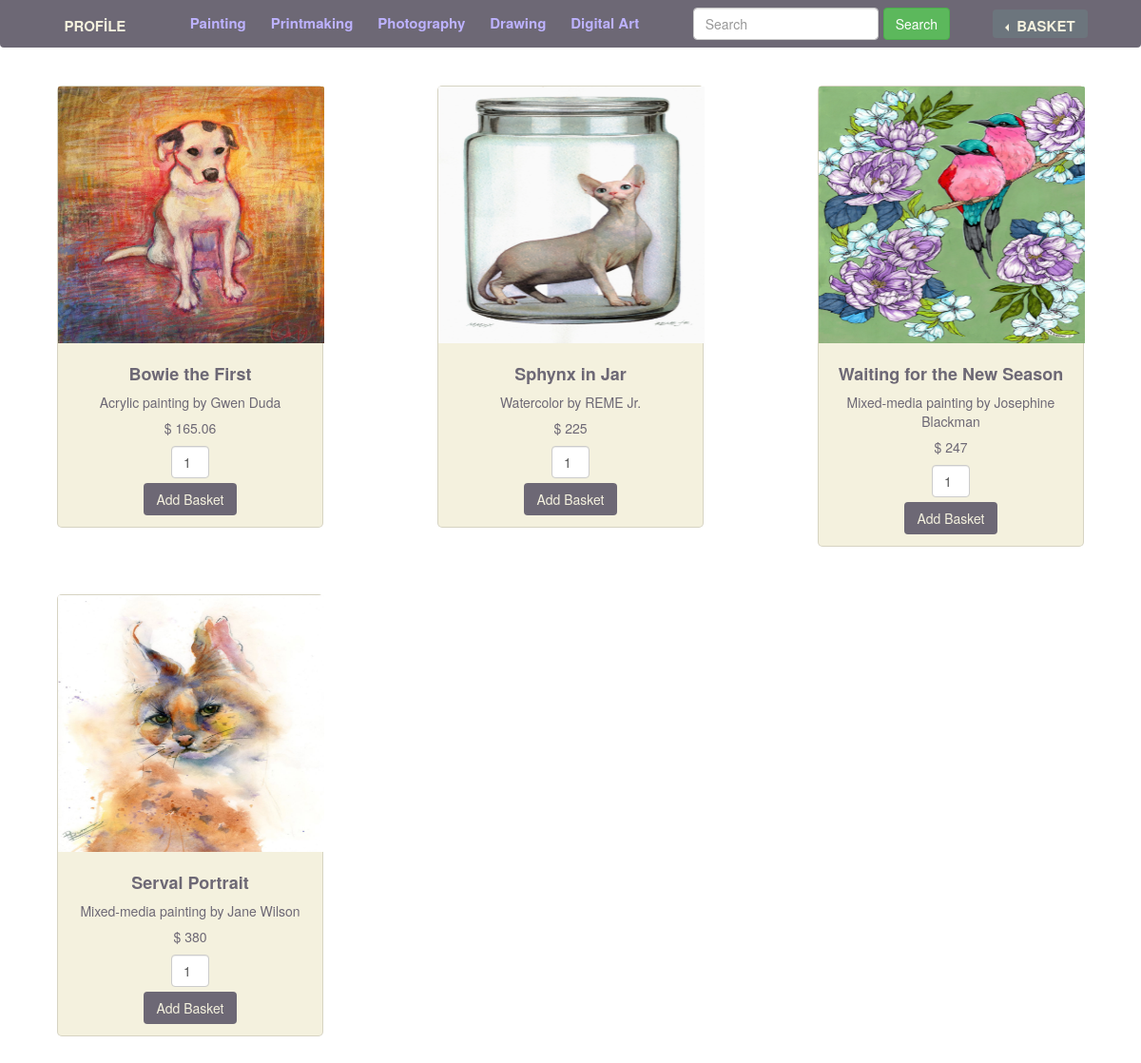
The app's page /FinalProject/welcome.php (signed in) with its own data.
### tables this page shows
CREATE TABLE `products` (
  `id` int(11) NOT NULL,
  `cat_id` tinyint(4) NOT NULL,
  `name` varchar(150) NOT NULL,
  `description` text NOT NULL,
  `image` varchar(50) NOT NULL,
  `price` float NOT NULL
);

### FinalProject/welcome.php (the view, shortened to what this page needs)
<?php
require_once 'dbconnect.php';
?>
<!DOCTYPE html>
<html lang="en">
<head>
    <link rel="stylesheet" href="https://cdn.jsdelivr.net/npm/bootstrap@4.6.0/dist/css/bootstrap.min.css">
    <link rel="stylesheet" href="https://maxcdn.bootstrapcdn.com/bootstrap/3.3.6/css/bootstrap.min.css" />
</head>
<body class="background-image ">
<div class="card-title top_border">
    <nav class="navbar top_border  justify-content-between">
        <button class="btn btn-sm basket_text_style" name = "btn_profile" onclick="location.href='profile.php'">PROFİLE</button>
        <form method="post" align ="center"  >
            <button class="btn btn-sm categories_style" type="submit" name="painting" > Painting</button>
            <button class="btn btn-sm categories_style" type="submit" name="printmaking"  > Printmaking</button>
            <button class="btn btn-sm categories_style"  type="submit" name="photography" > Photography</button>
            <button class="btn btn-sm categories_style"  type="submit" name="drawing"> Drawing</button>
            <button class="btn btn-sm categories_style"  type="submit" name="digital_art"> Digital Art</button>
        </form>
        <form class="form-inline" method="post">
            <input class="form-control mr-sm-2" type="search" name = "s_name" placeholder="Search" aria-label="Search">
            <button class="btn btn-success my-2 my-sm-0" type="submit" name = "search">Search</button>
        </form>
        <div class="btn-group dropleft">
            <button class="btn btn-secondary dropdown-toggle  basket_text_style" type="button" style="float: right "id="dropdownMenuButton" data-toggle="dropdown" aria-haspopup="true" aria-expanded="false" >
                BASKET
            </button>
        </div>
    </nav>
</div>
<?php
if(array_key_exists('painting', $_POST)) {
    $index = 1;
}
else if(array_key_exists('printmaking', $_POST)) {
    $index = 2;
}
else if(array_key_exists('photography', $_POST)) {
    $index = 3;
}
else if(array_key_exists('drawing', $_POST)) {
    $index = 4;
}
else if(array_key_exists('digital_art', $_POST)) {
    $index = 5;
}else{
    $index = 1;
}
$query = "SELECT * FROM products WHERE cat_id = $index  ORDER BY id ASC";
$result = mysqli_query($connect, $query);
if(mysqli_num_rows($result) > 0)
{
    while($row = mysqli_fetch_array($result))
    {
        ?>
        <div class="col-md-4 " id = "products" style="display: block" align="center">
            <form method="post" action="welcome.php?action=add&id=<?php echo $row["id"]; ?>">
                <div class="card card_style"  >
                    <img class="card-img-top   image_style" src="images/<?php echo $row["image"]; ?>" alt="Card image cap">
                    <div class="card-body">
                        <h4 style="font-weight: bold" ><?php echo $row["name"]; ?></h4>
                        <p><?php echo $row["description"]; ?></p>
                        <h5>$ <?php echo $row["price"]; ?></h5>
                        <input type="text" name="quantity" value="1" class="form-control"  style="width: 40px"/>
                        <input type="submit" name="add_to_cart" style="margin-top:5px;" class="btn cards_button_style" value="Add Basket" />
                    </div>
            </form>
        </div>
        <?php
    }
}
?>
</body>
</html>

### FinalProject/welcome.php (style rules this page uses)
.card_style { background-color:#f4f1de; color : #6d6875; margin-top: 50px; width:28rem; border-radius:5px; }
.background-image { background-color: #ffffff; background-repeat: no-repeat; background-attachment: fixed; position: absolute; top:0; width: 100%; height: 100%; background-position: center; background-size: cover; overflow-x: hidden; }
.card { margin: 0 auto; float: none; margin-bottom: 50px; }
.top_border { margin-top: 0px; background-color: #6d6875; width: available; height: 30px; }
.basket_text_style { font-size: 15px; font-weight: bold; color: #f4f1de; vertical-align: center; height: 30px; }
.cards_button_style { background-color:#6d6875; color:#f4f1de; }
.image_style { width: 28rem; height: 27rem; }
.categories_style { color:#bdb2ff ; text-align: right; font-size: 15px; font-weight: bold; vertical-align: center; border-top: 40px; }

### records on screen
products: image (picture), name "Bowie the First", description "Acrylic painting by Gwen Duda", price "165.06"
products: image (picture), name "Sphynx in Jar", description "Watercolor by REME Jr.", price "225"
products: image (picture), name "Waiting for the New Season", description "Mixed-media painting by Josephine Blackman", price "247"
products: image (picture), name "Serval Portrait", description "Mixed-media painting by Jane Wilson", price "380"
